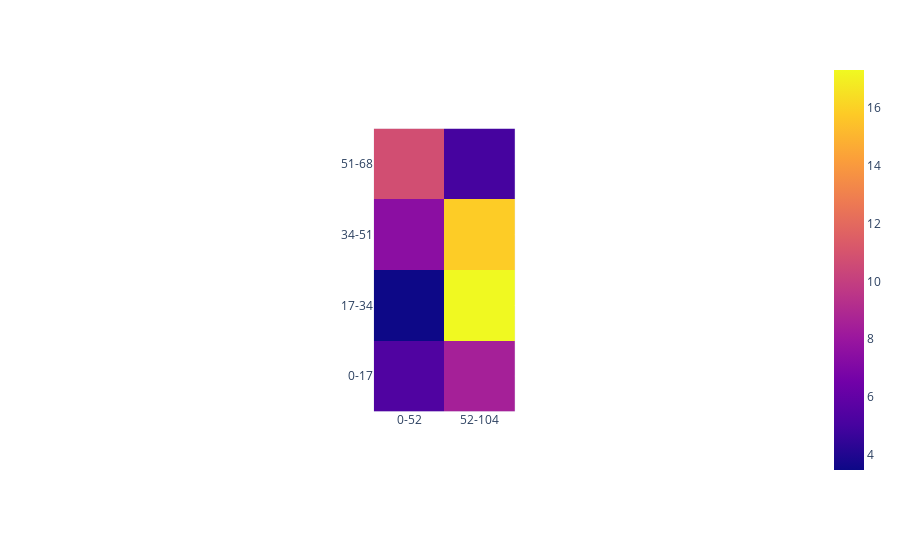

Notebook cell for this chart:
### Code cell
pcolorplotter(lcb_lf_regionwisevaep)

### Figure 1 — Plotly figure (JSON) as saved in the notebook; plotly's stock layout.template omitted (floating-point values rounded to 4 significant figures)
{"data": [{"coloraxis": "coloraxis", "hovertemplate": "x: %{x}<br>y: %{y}<br>color: %{z}<extra></extra>", "type": "heatmap", "x": ["0-52", "52-104"], "y": ["51-68", "34-51", "17-34", "0-17"], "z": [[10.74, 5.023], [7.473, 15.83], [3.471, 17.32], [5.358, 8.502]]}], "layout": {"autosize": true, "coloraxis": {"colorscale": [[0, "#0d0887"], [0.1111, "#46039f"], [0.2222, "#7201a8"], [0.3333, "#9c179e"], [0.4444, "#bd3786"], [0.5556, "#d8576b"], [0.6667, "#ed7953"], [0.7778, "#fb9f3a"], [0.8889, "#fdca26"], [1, "#f0f921"]]}, "margin": {"t": 60}, "xaxis": {"autorange": true, "constrain": "domain", "domain": [0.403, 0.597], "range": [-0.5, 1.5], "scaleanchor": "y", "type": "category"}, "yaxis": {"autorange": true, "constrain": "domain", "domain": [0, 1], "range": [3.5, -0.5], "type": "category"}}}
